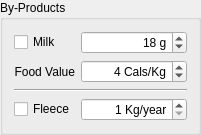
    <widget class="QGroupBox" name="groupBoxByProducts" >
     <property name="sizePolicy" >
      <sizepolicy vsizetype="Fixed" hsizetype="MinimumExpanding" >
       <horstretch>0</horstretch>
       <verstretch>0</verstretch>
      </sizepolicy>
     </property>
     <property name="minimumSize" >
      <size>
       <width>0</width>
       <height>0</height>
      </size>
     </property>
     <property name="whatsThis" >
      <string>&lt;html>&lt;head>&lt;meta name="qrichtext" content="1" />&lt;style type="text/css">
p, li { white-space: pre-wrap; }
&lt;/style>&lt;/head>&lt;body style=" font-family:'Sans Serif'; font-size:9pt; font-weight:400; font-style:normal; text-decoration:none;">
&lt;p style=" margin-top:0px; margin-bottom:0px; margin-left:0px; margin-right:0px; -qt-block-indent:0; text-indent:0px;">All of the settings in Reproduction define an animal's reproductive characteristics. LandUse Analyst calculates the time between births by adding the gestation time, weaning age, and one estrous cycle.&lt;/p>&lt;/body>&lt;/html></string>
     </property>
     <property name="title" >
      <string>By-Products</string>
     </property>
     <layout class="QGridLayout" >
      <item row="0" column="0" >
       <widget class="QCheckBox" name="checkBoxMilk" >
        <property name="layoutDirection" >
         <enum>Qt::LeftToRight</enum>
        </property>
        <property name="text" >
         <string>Milk</string>
        </property>
       </widget>
      </item>
      <item row="0" column="1" >
       <widget class="QSpinBox" name="sbMilk" >
        <property name="sizePolicy" >
         <sizepolicy vsizetype="Fixed" hsizetype="Preferred" >
          <horstretch>0</horstretch>
          <verstretch>0</verstretch>
         </sizepolicy>
        </property>
        <property name="toolTip" >
         <string>&lt;html>&lt;head>&lt;meta name="qrichtext" content="1" />&lt;style type="text/css">
p, li { white-space: pre-wrap; }
&lt;/style>&lt;/head>&lt;body style=" font-family:'Sans Serif'; font-size:9pt; font-weight:400; font-style:normal; text-decoration:none;">
&lt;p style=" margin-top:0px; margin-bottom:0px; margin-left:0px; margin-right:0px; -qt-block-indent:0; text-indent:0px;">Age of females when they become sexually mature.&lt;/p>&lt;/body>&lt;/html></string>
        </property>
        <property name="whatsThis" >
         <string>&lt;html>&lt;head>&lt;meta name="qrichtext" content="1" />&lt;style type="text/css">
p, li { white-space: pre-wrap; }
&lt;/style>&lt;/head>&lt;body style=" font-family:'Sans Serif'; font-size:9pt; font-weight:400; font-style:normal; text-decoration:none;">
&lt;p style=" margin-top:0px; margin-bottom:0px; margin-left:0px; margin-right:0px; -qt-block-indent:0; text-indent:0px;">Simply set the age, in months, at which the females become sexually mature, and are able to reliably breed.&lt;/p>&lt;/body>&lt;/html></string>
        </property>
        <property name="alignment" >
         <set>Qt::AlignRight</set>
        </property>
        <property name="suffix" >
         <string> g</string>
        </property>
        <property name="prefix" >
         <string/>
        </property>
        <property name="maximum" >
         <number>100000</number>
        </property>
        <property name="value" >
         <number>18</number>
        </property>
       </widget>
      </item>
      <item row="1" column="0" >
       <widget class="QLabel" name="label_15" >
        <property name="text" >
         <string>Food Value</string>
        </property>
        <property name="alignment" >
         <set>Qt::AlignRight|Qt::AlignTrailing|Qt::AlignVCenter</set>
        </property>
       </widget>
      </item>
      <item row="1" column="1" >
       <widget class="QSpinBox" name="sbMilkFoodValue" >
        <property name="sizePolicy" >
         <sizepolicy vsizetype="Fixed" hsizetype="Preferred" >
          <horstretch>0</horstretch>
          <verstretch>0</verstretch>
         </sizepolicy>
        </property>
        <property name="toolTip" >
         <string>&lt;html>&lt;head>&lt;meta name="qrichtext" content="1" />&lt;style type="text/css">
p, li { white-space: pre-wrap; }
&lt;/style>&lt;/head>&lt;body style=" font-family:'Sans Serif'; font-size:9pt; font-weight:400; font-style:normal; text-decoration:none;">
&lt;p style=" margin-top:0px; margin-bottom:0px; margin-left:0px; margin-right:0px; -qt-block-indent:0; text-indent:0px;">Number of years females are useful for breeding&lt;/p>&lt;/body>&lt;/html></string>
        </property>
        <property name="whatsThis" >
         <string>&lt;html>&lt;head>&lt;meta name="qrichtext" content="1" />&lt;style type="text/css">
p, li { white-space: pre-wrap; }
&lt;/style>&lt;/head>&lt;body style=" font-family:'Sans Serif'; font-size:9pt; font-weight:400; font-style:normal; text-decoration:none;">
&lt;p style=" margin-top:0px; margin-bottom:0px; margin-left:0px; margin-right:0px; -qt-block-indent:0; text-indent:0px;">In order to determine the number of female offspring that need to be retained to sustain the adult female population (breeding herd) it is necessary to know how long a female of the species can be expected to breed reliably. This is &lt;span style=" font-weight:600;">not&lt;/span> life expectancy.&lt;/p>&lt;/body>&lt;/html></string>
        </property>
        <property name="alignment" >
         <set>Qt::AlignRight</set>
        </property>
        <property name="suffix" >
         <string> Cals/Kg</string>
        </property>
        <property name="prefix" >
         <string/>
        </property>
        <property name="minimum" >
         <number>1</number>
        </property>
        <property name="maximum" >
         <number>10000</number>
        </property>
        <property name="value" >
         <number>4</number>
        </property>
       </widget>
      </item>
      <item row="2" column="0" colspan="2" >
       <widget class="Line" name="line" >
        <property name="orientation" >
         <enum>Qt::Horizontal</enum>
        </property>
       </widget>
      </item>
      <item row="3" column="0" >
       <widget class="QCheckBox" name="checkBoxFleece" >
        <property name="text" >
         <string>Fleece</string>
        </property>
       </widget>
      </item>
      <item row="3" column="1" >
       <widget class="QSpinBox" name="sbFleeceWeight" >
        <property name="sizePolicy" >
         <sizepolicy vsizetype="Fixed" hsizetype="Preferred" >
          <horstretch>0</horstretch>
          <verstretch>0</verstretch>
         </sizepolicy>
        </property>
        <property name="toolTip" >
         <string>&lt;html>&lt;head>&lt;meta name="qrichtext" content="1" />&lt;style type="text/css">
p, li { white-space: pre-wrap; }
&lt;/style>&lt;/head>&lt;body style=" font-family:'Sans Serif'; font-size:9pt; font-weight:400; font-style:normal; text-decoration:none;">
&lt;p style=" margin-top:0px; margin-bottom:0px; margin-left:0px; margin-right:0px; -qt-block-indent:0; text-indent:0px;">Number of young born per birth (average)&lt;/p>&lt;/body>&lt;/html></string>
        </property>
        <property name="whatsThis" >
         <string>&lt;html>&lt;head>&lt;meta name="qrichtext" content="1" />&lt;style type="text/css">
p, li { white-space: pre-wrap; }
&lt;/style>&lt;/head>&lt;body style=" font-family:'Sans Serif'; font-size:9pt; font-weight:400; font-style:normal; text-decoration:none;">
&lt;p style=" margin-top:0px; margin-bottom:0px; margin-left:0px; margin-right:0px; -qt-block-indent:0; text-indent:0px;">Set the number of babies born to a mother. This is total number, not surviving numbers. To account for deaths between birth and weaning, adjust the Death Rate.&lt;/p>&lt;/body>&lt;/html></string>
        </property>
        <property name="alignment" >
         <set>Qt::AlignRight</set>
        </property>
        <property name="suffix" >
         <string> Kg/year</string>
        </property>
        <property name="minimum" >
         <number>1</number>
        </property>
        <property name="maximum" >
         <number>200</number>
        </property>
        <property name="value" >
         <number>1</number>
        </property>
       </widget>
      </item>
     </layout>
    </widget>
